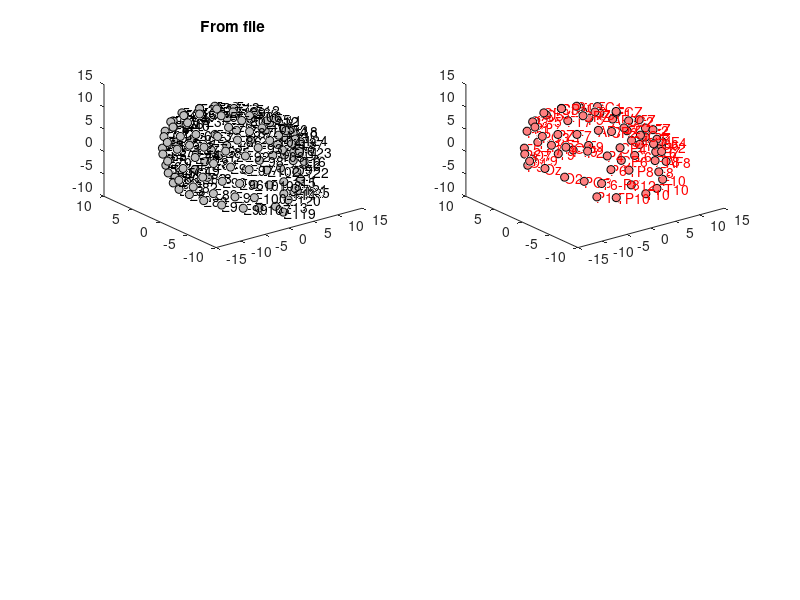

The MATLAB script that drew this image: (Note: this script raises an error after producing the figure.)
figure

%% Copied from one subject's EEG.chanlocs.{Labels, X, Y, Z} (RC051_sleep.mff)

posX = [6.30200004577637;7.65899991989136;8.71500015258789;8.15699958801270;6.49200010299683;4.34600019454956;1.77999997138977;9.13099956512451;10.1420001983643;9.94200038909912;9.09000015258789;6.49200010299682;3.71499991416931;10.8210000991821;10.3739995956421;10.3610000610352;10.5830001831055;9.94200038909912;8.15699958801270;5.84700012207031;10.8210000991821;10.1420001983643;8.71500015258789;6.87300014495850;9.13099956512451;7.65899991989136;6.22499990463257;4.74599981307984;3.07999992370605;1.09599995613098;-0.781000018119811;6.30200004577637;4.71099996566773;3.38899993896484;1.70099997520447;0.324999988079074;-1.73399996757507;4.12300014495850;0.970000028610232;0.0370000004768370;-0.913999974727630;-2.67000007629394;2.75900006294251;1.45899999141693;-2.13000011444092;-2.62400007247925;-3.43799996376037;2.54200005531311;0.476000010967254;-4.59299993515015;-5.32800006866455;-5.13100004196167;-4.60799980163574;-3.89800000190735;-2.44099998474121;-2.80599999427795;-4.26900005340576;-6.57000017166138;-7.34899997711182;-6.92000007629394;-6.25699996948242;-7.62200021743775;-4.91099977493286;-6.70100021362305;-8.31099987030029;-8.75000000000000;-8.39500045776367;-7.30700016021728;-8.67899990081787;-9.82600021362305;-9.63199996948242;-8.93799972534180;-8.55799961090088;-9.65200042724609;-10.2700004577637;-9.63199996948242;-8.39500045776367;-6.25699996948242;-3.89800000190735;-0.781000018119813;-8.97099971771240;-9.65200042724609;-9.82600021362305;-8.75000000000000;-6.92000007629395;-4.60799980163574;-1.73399996757507;-8.55799961090088;-8.67899990081787;-8.31099987030030;-7.34899997711182;-5.13100004196167;-2.67000007629395;-7.30700016021729;-6.70100021362305;-6.57000017166138;-5.32800006866455;-3.43799996376038;-4.91099977493286;-4.26900005340576;-4.59299993515015;-2.62400007247925;-0.913999974727632;0.324999988079070;1.09599995613098;1.77999997138977;-2.80599999427796;-2.13000011444092;0.0370000004768356;1.70099997520447;3.07999992370605;3.71499991416931;0.476000010967253;1.45899999141693;0.970000028610228;3.38899993896484;4.74599981307983;5.84700012207031;2.54200005531311;2.75900006294250;4.12300014495849;4.71099996566772;6.22499990463257;6.87300014495849;5.16400003433227;7.59000015258789;7.59000015258789;5.16400003433228;-1.14270451702945e-31];
posY = [-6.60699987411499;-6.04099988937378;-4.41099977493286;-3.27500009536743;-1.68900001049042;-1.06446304546978e-15;1.39699995517731;-4.81899976730347;-3.07699990272522;-2.08999991416931;-2.22640791822314e-15;1.68900001049042;2.78099989891052;-1.45000004768372;-2.54089707983180e-15;-2.53771311214245e-15;-2.59208745992319e-15;2.08999991416931;3.27500009536743;4.36700010299683;1.45000004768371;3.07699990272522;4.41099977493286;5.09100008010864;4.81899976730347;6.04099988937378;6.48699998855591;6.33199977874756;5.43599987030029;4.21899986267090;2.23200011253357;6.60699987411499;7.30499982833862;7.78999996185303;7.32200002670288;6.25500011444092;4.46299982070923;7.47800016403198;8.21000003814697;8.43799972534180;7.88199996948242;6.79899978637695;7.44199991226196;7.80900001525879;8.33899974822998;8.34799957275390;7.69099998474121;6.77500009536743;7.19000005722046;7.74200010299683;7.48600006103516;6.65700006484985;4.78700017929077;2.59200000762940;2.98936281803206e-16;7.04899978637695;7.51200008392334;6.88899993896485;5.94099998474121;4.69999980926514;2.67700004577637;9.33425816938556e-16;6.08799982070923;6.16900014877319;5.30299997329712;4.11899995803833;2.10599994659424;4.32100009918213;4.02799987792969;3.12599992752075;1.60399997234345;1.09458927544198e-15;2.20300006866455;1.28499996662140;1.25771231878421e-15;-1.60399997234344;-2.10599994659424;-2.67700004577637;-2.59200000762939;-2.23200011253357;1.09863060894483e-15;-1.28499996662140;-3.12599992752075;-4.11899995803833;-4.69999980926514;-4.78700017929077;-4.46299982070923;-2.20300006866455;-4.02799987792969;-5.30299997329712;-5.94099998474121;-6.65700006484985;-6.79899978637695;-4.32100009918213;-6.16900014877319;-6.88899993896484;-7.48600006103515;-7.69099998474121;-6.08799982070923;-7.51200008392334;-7.74200010299683;-8.34799957275391;-7.88199996948242;-6.25500011444092;-4.21899986267090;-1.39699995517731;-7.04899978637695;-8.33899974822998;-8.43799972534180;-7.32200002670288;-5.43599987030029;-2.78099989891052;-7.19000005722046;-7.80900001525879;-8.21000003814697;-7.78999996185303;-6.33199977874756;-4.36700010299683;-6.77500009536743;-7.44199991226197;-7.47800016403198;-7.30499982833862;-6.48699998855591;-5.09100008010864;-6.98400020599365;-4.27299976348877;4.27299976348877;6.98400020599365;-6.22059365919513e-16];
posZ = [-2.94199991226196;0.351000010967255;3.50200009346008;5.69600009918213;7.77699995040894;9.00800037384033;9.63500022888184;-1.54700005054474;1.24199998378754;3.63800001144409;5.75899982452393;7.77699995040894;8.68599987030030;-1.08099997043610;1.52199995517731;3.54500007629395;-2.52500009536743;3.63800001144409;5.69600009918213;6.78399991989136;-1.08099997043610;1.24199998378754;3.50200009346008;4.98299980163574;-1.54700005054474;0.351000010967255;3.23799991607666;5.28299999237061;7.18900012969971;8.70699977874756;9.77700042724609;-2.94199991226196;-0.407000005245209;2.77399992942810;5.41300010681153;7.28700017929077;8.86299991607666;-3.82800006866455;-1.00800001621246;2.44700002670288;5.25099992752075;6.85300016403198;-5.99700021743775;-4.05900001525879;-0.717999994754791;2.72300004959106;4.76999998092651;-9.05700016021729;-6.92799997329712;-0.264999985694885;3.13899993896484;5.65700006484985;7.97100019454956;9.36600017547607;10.0360002517700;-6.43499994277954;-3.41400003433228;0.0590000003576279;3.40700006484985;6.12500000000000;8.05700016021729;7.38000011444092;-6.40799999237061;-3.30100011825562;0.149000003933907;3.57299995422363;5.96299982070923;-6.00500011444092;-3.21700000762939;0.273000001907349;3.74099993705749;5.35099983215332;-5.86399984359741;-3.00500011444092;0.556999981403351;3.74099993705749;5.96299982070923;8.05700016021729;9.36600017547607;9.77700042724609;-5.64499998092651;-3.00500011444092;0.273000001907349;3.57299995422363;6.12500000000000;7.97100019454956;8.86299991607666;-5.86399984359741;-3.21700000762939;0.149000003933907;3.40700006484985;5.65700006484985;6.85300016403198;-6.00500011444092;-3.30100011825562;0.0590000003576279;3.13899993896484;4.76999998092651;-6.40799999237061;-3.41400003433228;-0.264999985694885;2.72300004959106;5.25099992752075;7.28700017929077;8.70699977874756;9.63500022888184;-6.43499994277954;-0.717999994754791;2.44700002670288;5.41300010681153;7.18900012969971;8.68599987030030;-6.92799997329712;-4.05900001525879;-1.00800001621246;2.77399992942810;5.28299999237061;6.78399991989136;-9.05700016021729;-5.99700021743775;-3.82800006866455;-0.407000005245209;3.23799991607666;4.98299980163574;-5.03299999237061;-7.45499992370605;-7.45499992370605;-5.03299999237061;10.1590003967285];

chanLab_subject = {'E1';'E2';'E3';'E4';'E5';'E6';'E7';'E8';'E9';'E10';'E11';'E12';'E13';'E14';'E15';'E16';'E17';'E18';'E19';'E20';'E21';'E22';'E23';'E24';'E25';'E26';'E27';'E28';'E29';'E30';'E31';'E32';'E33';'E34';'E35';'E36';'E37';'E38';'E39';'E40';'E41';'E42';'E43';'E44';'E45';'E46';'E47';'E48';'E49';'E50';'E51';'E52';'E53';'E54';'E55';'E56';'E57';'E58';'E59';'E60';'E61';'E62';'E63';'E64';'E65';'E66';'E67';'E68';'E69';'E70';'E71';'E72';'E73';'E74';'E75';'E76';'E77';'E78';'E79';'E80';'E81';'E82';'E83';'E84';'E85';'E86';'E87';'E88';'E89';'E90';'E91';'E92';'E93';'E94';'E95';'E96';'E97';'E98';'E99';'E100';'E101';'E102';'E103';'E104';'E105';'E106';'E107';'E108';'E109';'E110';'E111';'E112';'E113';'E114';'E115';'E116';'E117';'E118';'E119';'E120';'E121';'E122';'E123';'E124';'E125';'E126';'E127';'E128';'E129'};


%% Plot channels with labels according to subject file
subplot(2, 2, 1); plot3(posX, posY, posZ,...
    'o', ...
    'MarkerFaceColor', [0.75 0.75 0.75], ...
    'MarkerEdgeColor', [0 0 0]);
text(posX, posY, posZ, ...
    chanLab_subject, ...
    'Color', [0 0 0])

title('From file')



%% Extracted from 128-Channel HCGSN 58 (pdf page 7)

% The original lines from the pdf:
% chanLab_HCGSN = {...
%     'C3', 'C4', 'Cz', 'F3', 'F4', 'F7', 'F8', 'FP1', 'FP2', 'FPZ', ...
%     'FPZ', 'FPZ', 'Fz', 'O1', 'O2', 'P3', 'P4', 'T5-P7', 'T6-P8', ...
%     'T3-T7', 'T4-T8', 'AF3', 'AF4', 'AF7', 'AF8', 'Afz', 'C1', 'C2', ...
%     'C5', 'C6', 'CP1', 'Cp2', 'CP3', 'CP4', 'Cp5', 'CP6', 'CpZ', 'F1', ...
%     'F10', 'F2', 'F5', 'F6', 'F9', 'FC1', 'FC2', 'FC3', 'FC4', 'FC5', ...
%     'FC6', 'Fcz', 'Ft10', 'FT7', 'FT8', 'Ft9', 'Oz', 'P1', 'P9', ...
%     'P10', 'P2', 'P5', 'P6', 'P9', 'PO3', 'PO4', 'PO7', 'PO8', 'Poz', ...
%     'Pz', 'T10', 'T11', 'T12', 'T9', 'TP10', 'Tp7', 'TP8', 'TP9'};
% 
% chanNum_HCGSN = [...
%     36; 104; 129; 24; 124; 33; 122; 22; 9; 14; 21; 15; 11; 70; 83; 52; ...
%     92; 58; 96; 45; 108; 23; 3; 26; 2; 16; 30; 105; 41; 103; 37; 87; ...
%     42; 93; 47; 98; 55; 19; 1; 4; 27; 123; 32; 13; 112; 29; 111; 28; ...
%     117; 6; 121; 34; 116; 38; 75; 60; 64; 95; 85; 51; 97; 64; 67; 77; ...
%     65; 90; 72; 62; 114; 45; 108; 44; 100; 46; 102; 57];


% +-----------------------------------------------------+
% |                                                     |
% |     The table provided by the pdf file contained    |
% |     two times 45 (T3-T7 and T11), 64 (P9 and P9)    |
% |     108 (T4-T8 and T10)!                            |
% |     The first of each have been taken out.          |
% |     It also contains three times FPZ!               |
% |                                                     |
% +-----------------------------------------------------+

chanLab_HCGSN = {...
    'C3', 'C4', 'Cz', 'F3', 'F4', 'F7', 'F8', 'FP1', 'FP2', 'FPZ', ...
    'FPZ', 'FPZ', 'FZ', 'O1', 'O2', 'P3', 'P4', 'T5-P7', 'T6-P8', ...
    'AF3', 'AF4', 'AF7', 'AF8', 'AFZ', 'C1', 'C2', ...
    'C5', 'C6', 'CP1', 'CP2', 'CP3', 'CP4', 'CP5', 'CP6', 'CPZ', 'F1', ...
    'F10', 'F2', 'F5', 'F6', 'F9', 'FC1', 'FC2', 'FC3', 'FC4', 'FC5', ...
    'FC6', 'FCZ', 'FT10', 'FT7', 'FT8', 'FT9', 'Oz', 'P1', ...
    'P10', 'P2', 'P5', 'P6', 'P9', 'PO3', 'PO4', 'PO7', 'PO8', 'POZ', ...
    'PZ', 'T10', 'T11', 'T12', 'T9', 'TP10', 'TP7', 'TP8', 'TP9'};

chanNum_HCGSN = [...
    36; 104; 129; 24; 124; 33; 122; 22; 9; 14; 21; 15; 11; 70; 83; 52; ...
    92; 58; 96; 23; 3; 26; 2; 16; 30; 105; 41; 103; 37; 87; ...
    42; 93; 47; 98; 55; 19; 1; 4; 27; 123; 32; 13; 112; 29; 111; 28; ...
    117; 6; 121; 34; 116; 38; 75; 60; 95; 85; 51; 97; 64; 67; 77; ...
    65; 90; 72; 62; 114; 45; 108; 44; 100; 46; 102; 57];


% IN RED: Channels that have a name according to 128-Channel HCGSN 58

posX_HCGSN = posX(chanNum_HCGSN);
posY_HCGSN = posY(chanNum_HCGSN);
posZ_HCGSN = posZ(chanNum_HCGSN);

subplot(2, 2, 2); plot3(posX_HCGSN, posY_HCGSN, posZ_HCGSN,...
    'o',...
    'MarkerFaceColor', [1 0.5 0.5], ...
    'MarkerEdgeColor', [0 0 0]);
text(posX_HCGSN, posY_HCGSN, posZ_HCGSN, ...
    chanLab_HCGSN, ...
    'Color', [1 0 0])

% IN GREY: Channels without names according to 128-Channel HCGSN 58

idx_absent = ~ismember(str2double(extractAfter(chanLab_subject, 'E')), chanNum_HCGSN);

posX_absent = posX(idx_absent);
posY_absent = posY(idx_absent);
posZ_absent = posZ(idx_absent);

hold on; plot3(posX_absent, posY_absent, posZ_absent,...
    'o',...
    'MarkerFaceColor', [0.75 0.75 0.75], ...
    'MarkerEdgeColor', [0 0 0]);
text(posX_absent, posY_absent, posZ_absent, ...
    chanLab_subject(idx_absent), ...
    'Color', [0 0 0])

title('From file (Grey) vs HCGSN (Red)')



%% Do the same but with information provided by online images of 10-5 systems

% [    1,    2,    3,    4,    5,    6,    7,    8,    9,   10,   11,   12,   13,   14,   15,   16,   17,   18,   19,   20, 
A={'NaN','NaN','NaN','NaN','NaN','NaN','NaN','NaN','Fp2','NaN','Fz','NaN','NaN','NaN','NaN','NaN','NaN','NaN','NaN','NaN'};

%     21,   22,   23,   24,   25,   26,   27,   28,   29,   30,   31,   32,   33,   34,   35,   36,   37,   38,   39,   40, 
B={'NaN', 'Fp1','NaN','F3','NaN','NaN','NaN','NaN','NaN','NaN','NaN','NaN', 'F7','NaN','NaN', 'C3','NaN','NaN','NaN','NaN'};

%     41,   42,   43,   44,   45,   46,   47,   48,   49,   50,   51,   52,   53,   54,   55,   56,   57,   58,   59,   60, 
C={'NaN','NaN','NaN','NaN', 'T3','NaN','NaN','NaN','NaN','NaN','NaN', 'P3','NaN','NaN','NaN','NaN', 'LM', 'T5','NaN','NaN'};

%     61,   62,   63,   64,   65,   66,   67,   68,   69,   70,   71,   72,   73,   74,   75,   76,   77,   78,   79,   80, 
D={'NaN', 'Pz','NaN','NaN','NaN','NaN','NaN','NaN','NaN', 'O1','NaN','NaN','NaN','NaN', 'Oz','NaN','NaN','NaN','NaN','NaN'};

%     81,   82,   83,   84,   85,   86,   87,   88,   89,   90,   91,   92,   93,   94,   95,   96,   97,   98,   99,  100,
E={'NaN','NaN', 'O2','NaN','NaN','NaN','NaN','NaN','NaN','NaN','NaN', 'P4','NaN','NaN','NaN', 'T6','NaN','NaN','NaN', 'RM'};

%    101,  102,  103,  104,  105,  106,  107,  108,  109,  110,  111,  112,  113,  114,  115,  116,  117,  118,  119,  120,
F={'NaN','NaN','NaN', 'C4','NaN','NaN','NaN', 'T4','NaN','NaN','NaN','NaN','NaN','NaN','NaN','NaN','NaN','NaN','NaN','NaN'};

%    121,  122,  123,  124,  125,  126,  127,  128]
G={'NaN', 'F8','NaN', 'F4','NaN','NaN','NaN','NaN'};

c_chans = [A, B, C, D, E, F, G];

clear A B C D E F G

get_chans = find(~strcmp(c_chans,'NaN'));

get_names = c_chans(~strcmp(c_chans,'NaN'));


% IN RED: Channels with labels found in google images

posX_online = posX(get_chans);
posY_online = posY(get_chans);
posZ_online = posZ(get_chans);

subplot(2, 2, 3); plot3(posX_online, posY_online, posZ_online,...
    'o', ...
    'MarkerFaceColor', [1 0.5 0.5], ...
    'MarkerEdgeColor', [0 0 0]);
text(posX_online, posY_online, posZ_online, ...
    get_names, ...
    'Color', [1 0 0])


% IN GREY: Channels without names according to 128-Channel HCGSN 58

idx_absent = ~ismember(str2double(extractAfter(chanLab_subject, 'E')), ...
    get_chans);

posX_absent = posX(idx_absent);
posY_absent = posY(idx_absent);
posZ_absent = posZ(idx_absent);

hold on; plot3(posX_absent, posY_absent, posZ_absent,...
    'o',...
    'MarkerFaceColor', [0.75 0.75 0.75], ...
    'MarkerEdgeColor', [0 0 0]);
text(posX_absent, posY_absent, posZ_absent, ...
    chanLab_subject(idx_absent), ...
    'Color', [0 0 0])
title('From file (Grey) vs Online images (Red)')



%% Combine all

figure; plot3(posX, posY, posZ,...
    'o', ...
    'MarkerFaceColor', [0.75 0.75 0.75], ...
    'MarkerEdgeColor', [0 0 0]);

str_text = repmat({''}, numel(chanLab_subject), 1);

% This adds in each row of the str_text cell array the labels in following
% order: 1st is EXXX from file, 2nd is label from HCGSN and 3D from online
% images
for i_file = 1 : numel(chanLab_subject)
   
    str_text(i_file) = chanLab_subject(i_file);
    
    if ismember(i_file, chanNum_HCGSN) && ~ismember(i_file, get_chans)
                
        str_text(i_file) = strcat(...
            str_text(i_file), ...
            {' '}, ...
            chanLab_HCGSN(find(chanNum_HCGSN == i_file)), ...
            {' '}, ...
            'NaN');
        
    elseif ismember(i_file, chanNum_HCGSN) && ismember(i_file, get_chans)
        
        str_text(i_file) = strcat(...
            str_text(i_file), ...
            {' '}, ...
            chanLab_HCGSN(find(chanNum_HCGSN == i_file)), ...
            {' '}, ...
            get_names(find(get_chans == i_file)));
        
    elseif ~ismember(i_file, chanNum_HCGSN) && ismember(i_file, get_chans)
        
        str_text(i_file) = strcat(...
            str_text(i_file), ...
            {' '}, ...
            'NaN', ...
            {' '}, ...
            get_names(find(get_chans == i_file)));
        
        
    end
end

text(posX, posY, posZ, ...
    str_text, ...
    'Color', [0 0 0])
title('Channel labels from file, from HCGSN and from online images')